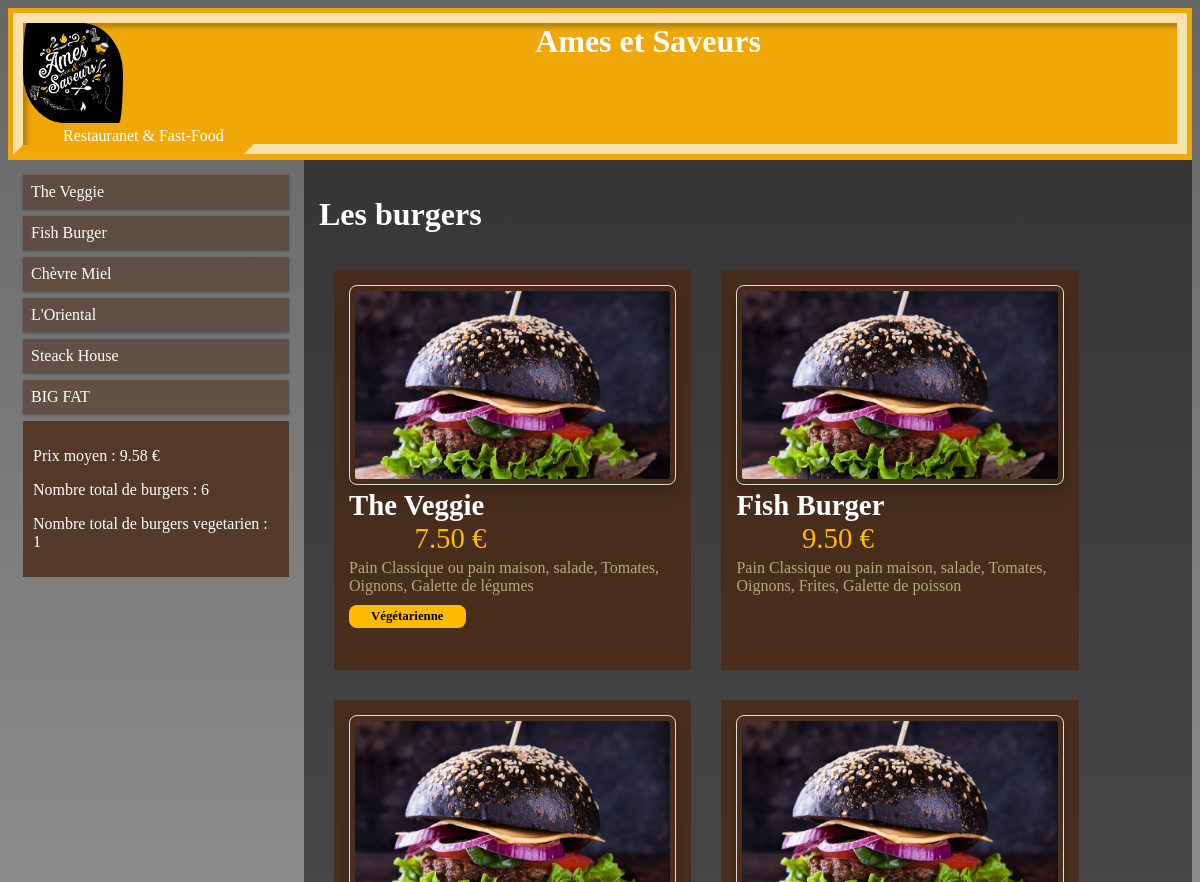
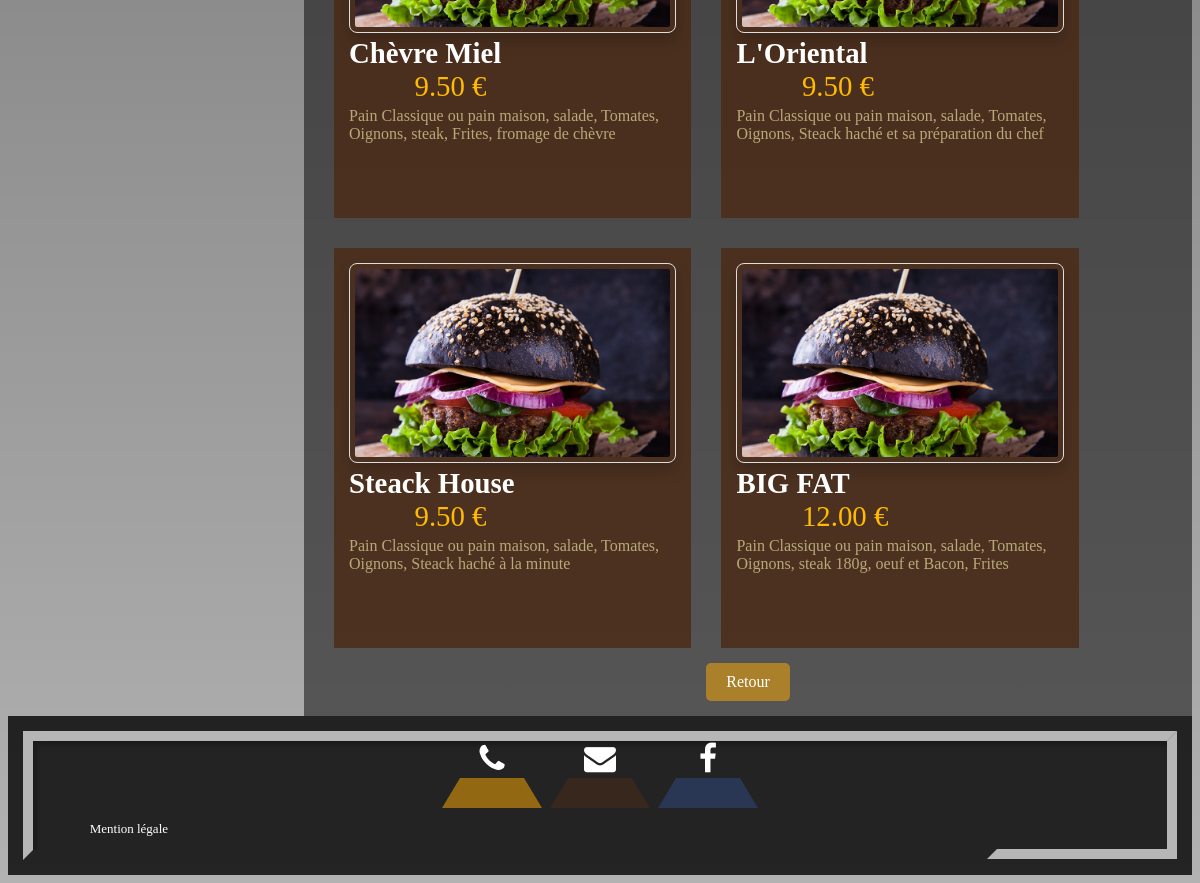
Screenshot of /burger/ with the database file from the repository (2 pictures, top to bottom).
### burger/models.py (models this page shows, shortened)
class Burger(models.Model):
    nom = models.CharField(max_length=128)
    ingredients = models.CharField(max_length=400)
    prix = models.FloatField(default=0)
    vegetarienne = models.BooleanField(default=False)
    stock = models.BooleanField(default=True)
    thumbnail = models.ImageField(upload_to="burger/static/burger/images", blank=True, null=True)

### burger/views.py (the view)
# urls.py: path("", views.index, name="index"),
def index(request):
    burgers = Burger.objects.all().order_by('prix')
    burger_data  = {
        'nom': [burger.nom for burger in burgers],
        'prix': [burger.prix for burger in burgers],
        'ingredients': [burger.ingredients for burger in burgers],
        'vegetarienne': [burger.vegetarienne for burger in burgers],
        'stock': [burger.stock for burger in burgers],
        'image': [burger.thumbnail for burger in burgers],
    }
    df_burger  = pd.DataFrame(burger_data)
    nombre_total_burger = len(df_burger)
    prix_moyen_burger = round(df_burger['prix'].mean(), 2)
    filtre_vegetarienne_burgers = (df_burger['vegetarienne'] == True)
    nombre_vegetarienne_burgers = df_burger.loc[filtre_vegetarienne_burgers, 'nom'].count()
    return render(request, 'burger/index.html', {'burgers' : burgers,
                                               'nombre_total_burger' : nombre_total_burger,
                                               'prix_moyen_burger' : prix_moyen_burger,
                                               'nombre_vegetarienne_burgers' : nombre_vegetarienne_burgers})

### burger/templates/burger/index.html (shortened to what this page needs)
{% load static %}
<!DOCTYPE html>
<html lang="fr">
<head>
    <link rel="stylesheet" href="https://cdnjs.cloudflare.com/ajax/libs/font-awesome/4.7.0/css/font-awesome.min.css">
    <link href="{% static 'burger/style.css' %}" rel="stylesheet">
</head>
<body>
  <div class="header">
    <div class="headtop">
      <div class="row">
        <div class="col-1 col-s-1 header1"><a href="{% url 'main:index' %}"><img width=100px src="{% static 'main/images/logo.jpg' %}"/></a></div>
        <div class="col-11 col-s-12 header1"><h1>Ames et Saveurs</h1></div>
      </div>
      <div class="row">
        <div class="col-12 col-s-12 header1"><p>Restauranet & Fast-Food</p></div>
      </div>
    </div>
  </div>
      <div class="row">
        <div class="col-3 col-s-3 menu">
          <ul>
            {% for burger in burgers %}
            <a class="lien" href="{% url 'burger:burger_detail' burger_id=burger.pk %}"><li>{{burger.nom}}</li></a>
            {% endfor %}
          </ul>
          <div class="stat">
            <p>Prix moyen : {{ prix_moyen_burger }} €</p>
            <p>Nombre total de burgers : {{ nombre_total_burger }}</p>
            <p>Nombre total de burgers vegetarien : {{ nombre_vegetarienne_burgers }}</p>
          </div>
        </div>
        <div class="col-9 col-s-12 text">
          <h1>Les burgers</h1>
          <div class="row">
            {% for burger in burgers %}
            <div class="col-5 col-s-5 produits">
              <div class="menu_list">
                  <div class="menu_list_item">
                    <span class="menu_list_img"><a href="{% url 'burger:burger_detail' burger_id=burger.pk %}"><img src="{{ burger.thumbnail }}"></a></span><br>
                      <span class="menu_list_title">{{burger.nom}}</span><br>
                      <span class="menu_list_prix">{{burger.prix | floatformat:2}} €</span>
                      <span class="menu_list_ingredients">{{burger.ingredients}}</span>
                      {% if burger.vegetarienne %}
                      <span class="menu_list_vegetarienne">Végétarienne</span>
                      {% endif %}
                  </div>
              </div>
            </div>
            {% endfor %}
          </div>
          <div class="container">
            <a href="javascript:void(0);" onclick="window.history.back();" class="back-link">Retour</a>
          </div>
        </div>
      </div>
        <div class="footer">
          <div class="headfoot">
            <div class="row">
            <a
              class="phone"
              href="tel:+33985235091"
              role="button"
              ><i class="fa fa-phone"></i
            ></a>
            <a
                class="mail"
                href="mailto:amesetsaveurs@gmail.com"
                role="button"
                ><i class="fa fa-envelope"></i
                ></a>
            <a
                class="facebook"
                href="https://www.facebook.com/amesetsaveurs/"
                target="_blank"
                role="button"
                ><i class="fa fa-facebook-f"></i>
              </a>
            </div>
            <div class="row">
              <p class="mention"> Mention légale</p>
            </div>
          </div>
        </div>
  </body>
  </html>

### rows the page displays
Burger: nom "The Veggie", thumbnail (picture), prix "7.50", ingredients "Pain Classique ou pain maison, salade, Tomates, Oignons, Galette de légumes", vegetarienne "Végétarienne"
Burger: nom "Fish Burger", thumbnail (picture), prix "9.50", ingredients "Pain Classique ou pain maison, salade, Tomates, Oignons, Frites, Galette de poisson"
Burger: nom "Chèvre Miel", thumbnail (picture), prix "9.50", ingredients "Pain Classique ou pain maison, salade, Tomates, Oignons, steak, Frites, fromage de chèvre"
Burger: nom "L'Oriental", thumbnail (picture), prix "9.50", ingredients "Pain Classique ou pain maison, salade, Tomates, Oignons, Steack haché et sa préparation du chef"
Burger: nom "Steack House", thumbnail (picture), prix "9.50", ingredients "Pain Classique ou pain maison, salade, Tomates, Oignons, Steack haché à la minute"
Burger: nom "BIG FAT", thumbnail (picture), prix "12.00", ingredients "Pain Classique ou pain maison, salade, Tomates, Oignons, steak 180g, oeuf et Bacon, Frites"

### other values shown
{{ prix_moyen_burger }} "9.58"
{{ nombre_total_burger }} "6"
{{ nombre_vegetarienne_burgers }} "1"
